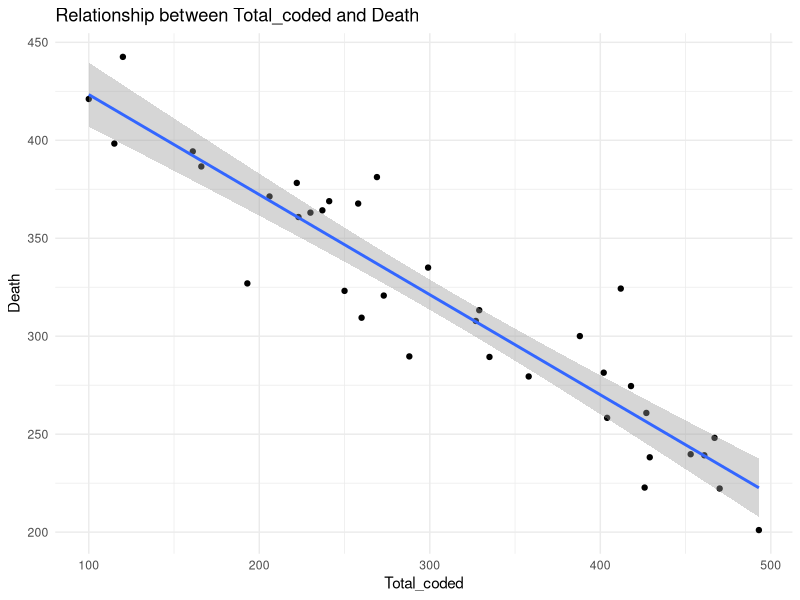

This chart was generated by the following R code:
#### Preamble ####
# Purpose: Simulates... [...UPDATE THIS...]
# Author: Rohan Alexander [...UPDATE THIS...]
# Date: 11 February 2023 [...UPDATE THIS...]
# Contact: rohan.alexander@utoronto.ca [...UPDATE THIS...]
# License: MIT
# Pre-requisites: [...UPDATE THIS...]
# Any other information needed? [...UPDATE THIS...]


#### Workspace setup ####
library(tidyverse)
library(ggplot2)

#### Simulate data ####
# Set seed for reproducibility
set.seed(21)

# Create Month_id column
Month_id <- 1:36
# Create Total_coded column with random samples between 100 and 500
Total_coded <- sample(100:500, 36, replace = TRUE)
# Create Referred column with random samples between 0 and 60
Referred <- sample(0:60, 36, replace = TRUE)
# Create Informed column with random samples between 0 and 60
Informed <- sample(0:60, 36, replace = TRUE)
# Generate Death values inversely proportional to the values of the other variables
Death <- 500 - Total_coded/2 - Referred/2 - Informed/2 + rnorm(36, 0, 20)

# Combine all columns into a data frame
simulated_data <- data.frame(Month_id, Total_coded, Referred, Informed, Death)

# Plot Total_coded against Death
ggplot(simulated_data, aes(x = Total_coded, y = Death)) +
  geom_point() +  # Add points
  geom_smooth(method = "lm", se = TRUE) +  # Add linear regression line
  labs(title = "Relationship between Total_coded and Death",
       x = "Total_coded", y = "Death") +  # Set titles for axes
  theme_minimal()  # Set minimal theme



